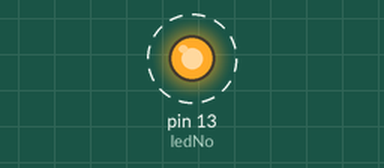
A sketch run on a simulated Arduino Uno, built with avr-gcc and run on an emulated ATmega328P. Parts: output pins drawn as LEDs (lit = HIGH). Dashed ring = blinking.

Above: at 0.2 s.
Timing chart, 0 to 3.0 s (numbered marks = the images above):
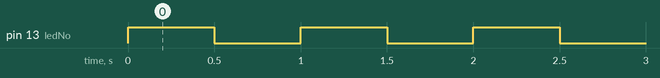

Measured:
- by itself, pin 13 (ledNo): alternates HIGH for 0.50 s and LOW for 0.50 s

The sketch:

201901723_Assignment3.ino
```cpp
int ledNo = 13;

void setup() {
  pinMode(ledNo, OUTPUT);
}

void loop() {
  int times = 500;
  digitalWrite(ledNo, HIGH);
  delay(times);
  digitalWrite(ledNo, LOW);
  delay(times);
}
```
